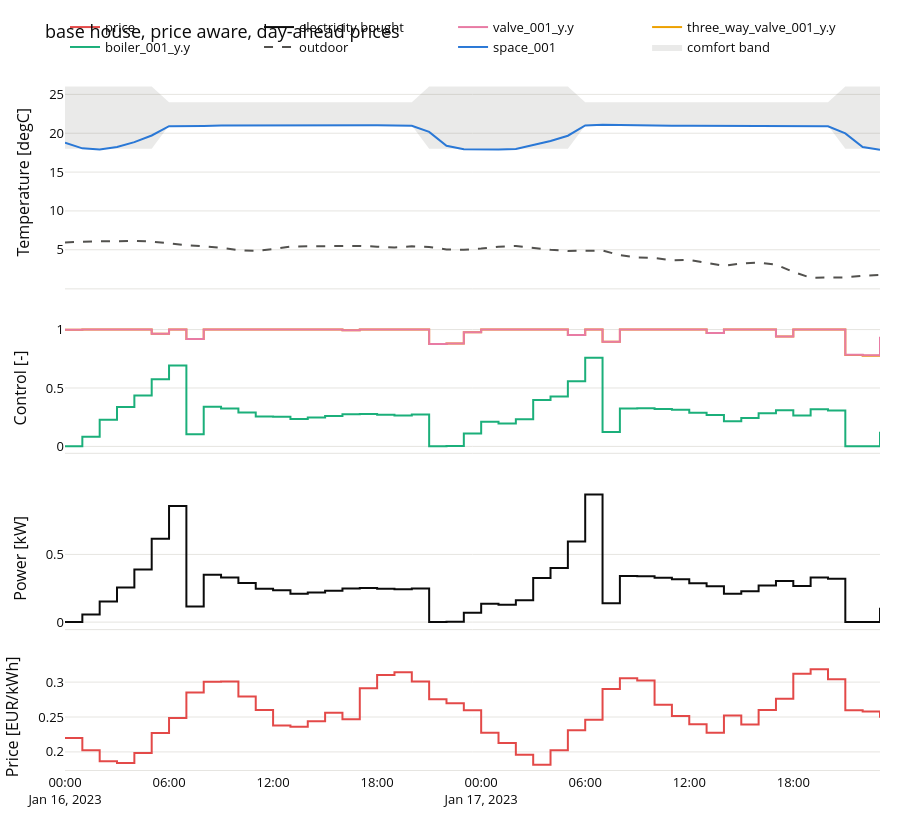

Notebook source saved alongside this figure:
### Markdown cell above
## 1. Implicit flexibility under day-ahead prices

The *price-agnostic* controller has the same model, comfort band and constraints, but plans at the mean price of
the period; costing its run with the day-ahead tariff gives what the house would pay without reacting to the
price. The difference is what the flexibility is worth under that tariff (`value_of_flexibility`).

### Code cell
rows = {}
for variant in ("base", "old"):
    aware = study.cached(study="implicit", variant=variant, pricing="aware", days=study.DAYS)
    agnostic = study.cached(study="implicit", variant=variant, pricing="agnostic", days=study.DAYS)
    costed = agnostic.metrics_under(tariffs["day-ahead"])
    rows[variant] = {
        "aware cost": aware.metrics.total_cost,
        "agnostic cost": costed.total_cost,
        "saving %": 100 * (costed.total_cost - aware.metrics.total_cost) / costed.total_cost,
        "aware kWh": aware.metrics.energy_kwh,
        "agnostic kWh": costed.energy_kwh,
        "shifted kWh": shifted_energy(aware, agnostic),
        "low-price share aware": aware.metrics.low_price_share,
        "low-price share agnostic": costed.low_price_share,
        "comfort aware K.h": aware.metrics.comfort_violation_kh,
        "comfort agnostic K.h": costed.comfort_violation_kh,
    }
display(pd.DataFrame(rows).T.round(2))
aware = study.cached(study="implicit", variant="base", pricing="aware", days=study.DAYS)
display(plot_closed_loop(aware, "base house, price aware, day-ahead prices"))
